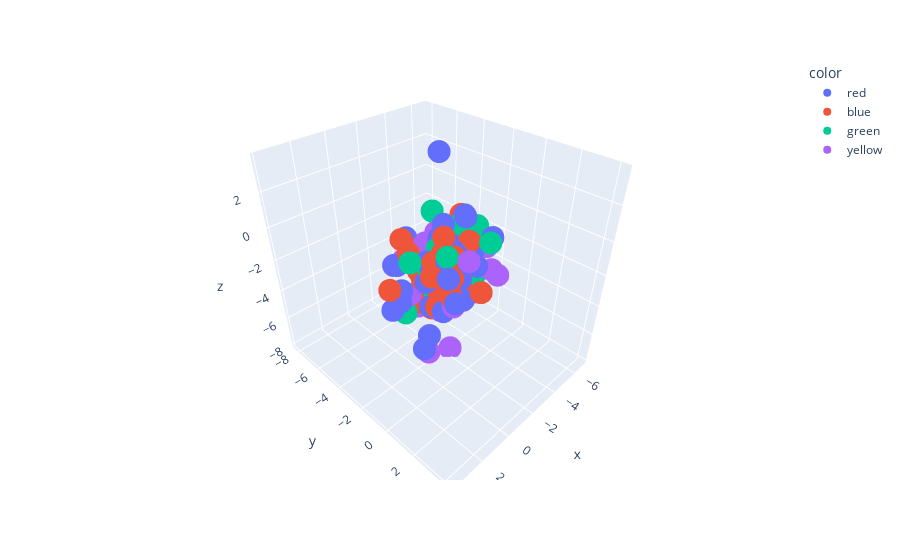

The code cell stored with this chart in its notebook:
### Code cell
color = ["red","blue","green","yellow"]
df = pd.DataFrame({"x":[],"y":[],"z":[],"color":[]})
for i in range(len(directories)):
    lis = os.listdir(directories[i])
    mfccx = []
    mfccy = []
    mfccz = []
    for n in lis:
        index = 10
        sr, audio = read(directories[i]+'/'+n)
        mfcc_feature = mfcc.mfcc(audio, sr, 0.025, 0.01, 20, nfft=1200, appendEnergy=True)
        row = [mfcc_feature[index].mean(),mfcc_feature[index+1].mean(),mfcc_feature[index+2].mean(), color[i]]
        df.loc[len(df)] = row



    

fig = px.scatter_3d(df, x='x', y='y', z='z',color='color')
fig.show()
